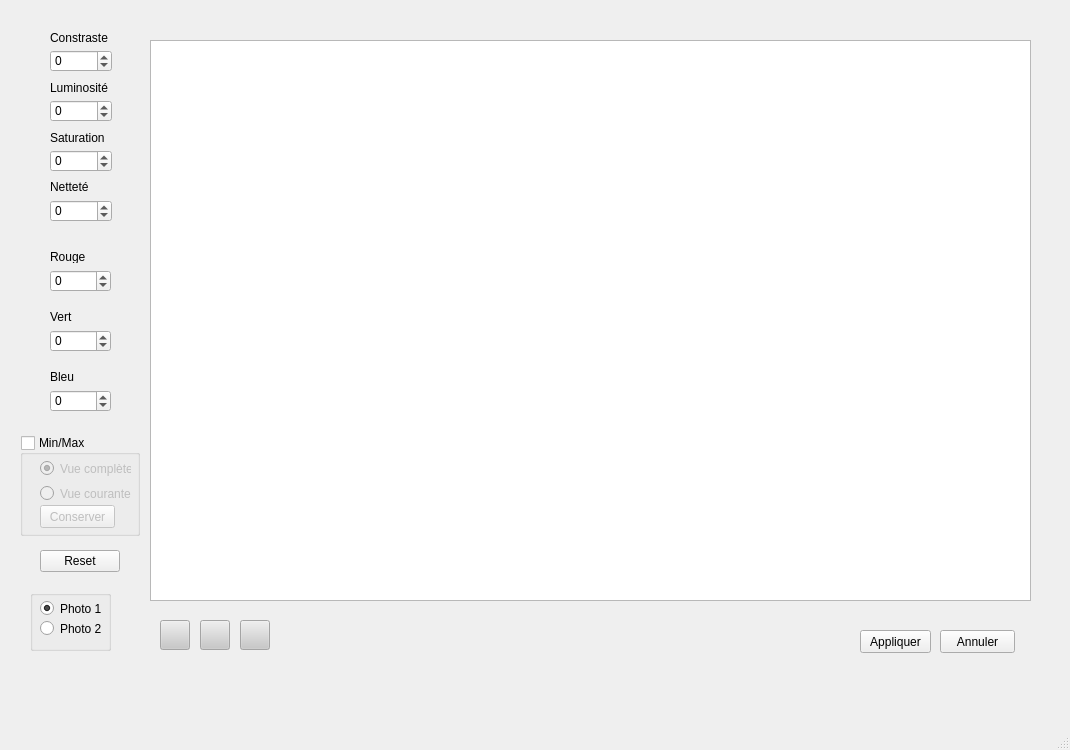
<?xml version="1.0" encoding="UTF-8"?>
<ui version="4.0">
 <class>enhanceWindow</class>
 <widget class="QMainWindow" name="enhanceWindow">
  <property name="geometry">
   <rect>
    <x>0</x>
    <y>0</y>
    <width>1070</width>
    <height>750</height>
   </rect>
  </property>
  <property name="windowTitle">
   <string>Rehaussement des couleurs</string>
  </property>
  <widget class="QWidget" name="centralwidget">
   <widget class="QGraphicsView" name="graphicsView">
    <property name="geometry">
     <rect>
      <x>150</x>
      <y>40</y>
      <width>881</width>
      <height>561</height>
     </rect>
    </property>
    <property name="verticalScrollBarPolicy">
     <enum>Qt::ScrollBarAlwaysOff</enum>
    </property>
    <property name="horizontalScrollBarPolicy">
     <enum>Qt::ScrollBarAlwaysOff</enum>
    </property>
   </widget>
   <widget class="QLabel" name="label">
    <property name="geometry">
     <rect>
      <x>50</x>
      <y>30</y>
      <width>61</width>
      <height>16</height>
     </rect>
    </property>
    <property name="text">
     <string>Constraste</string>
    </property>
   </widget>
   <widget class="QLabel" name="label_2">
    <property name="geometry">
     <rect>
      <x>50</x>
      <y>80</y>
      <width>71</width>
      <height>16</height>
     </rect>
    </property>
    <property name="text">
     <string>Luminosité</string>
    </property>
   </widget>
   <widget class="QLabel" name="label_3">
    <property name="geometry">
     <rect>
      <x>50</x>
      <y>130</y>
      <width>61</width>
      <height>16</height>
     </rect>
    </property>
    <property name="text">
     <string>Saturation</string>
    </property>
   </widget>
   <widget class="QSpinBox" name="spinBoxRed">
    <property name="geometry">
     <rect>
      <x>50</x>
      <y>270</y>
      <width>61</width>
      <height>22</height>
     </rect>
    </property>
    <property name="minimum">
     <number>-100</number>
    </property>
    <property name="maximum">
     <number>100</number>
    </property>
    <property name="singleStep">
     <number>5</number>
    </property>
   </widget>
   <widget class="QSpinBox" name="spinBoxGreen">
    <property name="geometry">
     <rect>
      <x>50</x>
      <y>330</y>
      <width>61</width>
      <height>22</height>
     </rect>
    </property>
    <property name="minimum">
     <number>-100</number>
    </property>
    <property name="maximum">
     <number>100</number>
    </property>
    <property name="singleStep">
     <number>5</number>
    </property>
   </widget>
   <widget class="QSpinBox" name="spinBoxBlue">
    <property name="geometry">
     <rect>
      <x>50</x>
      <y>390</y>
      <width>61</width>
      <height>22</height>
     </rect>
    </property>
    <property name="minimum">
     <number>-100</number>
    </property>
    <property name="maximum">
     <number>100</number>
    </property>
    <property name="singleStep">
     <number>5</number>
    </property>
   </widget>
   <widget class="QLabel" name="label_4">
    <property name="geometry">
     <rect>
      <x>50</x>
      <y>180</y>
      <width>47</width>
      <height>13</height>
     </rect>
    </property>
    <property name="text">
     <string>Netteté</string>
    </property>
   </widget>
   <widget class="QLabel" name="label_5">
    <property name="geometry">
     <rect>
      <x>50</x>
      <y>250</y>
      <width>47</width>
      <height>13</height>
     </rect>
    </property>
    <property name="text">
     <string>Rouge</string>
    </property>
   </widget>
   <widget class="QLabel" name="label_6">
    <property name="geometry">
     <rect>
      <x>50</x>
      <y>310</y>
      <width>47</width>
      <height>13</height>
     </rect>
    </property>
    <property name="text">
     <string>Vert</string>
    </property>
   </widget>
   <widget class="QLabel" name="label_7">
    <property name="geometry">
     <rect>
      <x>50</x>
      <y>370</y>
      <width>47</width>
      <height>13</height>
     </rect>
    </property>
    <property name="text">
     <string>Bleu</string>
    </property>
   </widget>
   <widget class="QDialogButtonBox" name="buttonBoxReset">
    <property name="geometry">
     <rect>
      <x>40</x>
      <y>550</y>
      <width>81</width>
      <height>23</height>
     </rect>
    </property>
    <property name="standardButtons">
     <set>QDialogButtonBox::Reset</set>
    </property>
   </widget>
   <widget class="QPushButton" name="applyButton">
    <property name="geometry">
     <rect>
      <x>860</x>
      <y>630</y>
      <width>71</width>
      <height>23</height>
     </rect>
    </property>
    <property name="text">
     <string>Appliquer</string>
    </property>
   </widget>
   <widget class="QSpinBox" name="spinBoxContrast">
    <property name="geometry">
     <rect>
      <x>50</x>
      <y>50</y>
      <width>62</width>
      <height>22</height>
     </rect>
    </property>
    <property name="minimum">
     <number>-100</number>
    </property>
    <property name="maximum">
     <number>100</number>
    </property>
    <property name="singleStep">
     <number>5</number>
    </property>
   </widget>
   <widget class="QSpinBox" name="spinBoxLuminosite">
    <property name="geometry">
     <rect>
      <x>50</x>
      <y>100</y>
      <width>62</width>
      <height>22</height>
     </rect>
    </property>
    <property name="minimum">
     <number>-100</number>
    </property>
    <property name="maximum">
     <number>100</number>
    </property>
    <property name="singleStep">
     <number>5</number>
    </property>
   </widget>
   <widget class="QSpinBox" name="spinBoxSaturation">
    <property name="geometry">
     <rect>
      <x>50</x>
      <y>150</y>
      <width>62</width>
      <height>22</height>
     </rect>
    </property>
    <property name="minimum">
     <number>-100</number>
    </property>
    <property name="maximum">
     <number>100</number>
    </property>
    <property name="singleStep">
     <number>5</number>
    </property>
   </widget>
   <widget class="QSpinBox" name="spinBoxNettete">
    <property name="geometry">
     <rect>
      <x>50</x>
      <y>200</y>
      <width>62</width>
      <height>22</height>
     </rect>
    </property>
    <property name="minimum">
     <number>-100</number>
    </property>
    <property name="maximum">
     <number>100</number>
    </property>
    <property name="singleStep">
     <number>5</number>
    </property>
   </widget>
   <widget class="QPushButton" name="zoomInButton">
    <property name="enabled">
     <bool>false</bool>
    </property>
    <property name="geometry">
     <rect>
      <x>160</x>
      <y>620</y>
      <width>30</width>
      <height>30</height>
     </rect>
    </property>
    <property name="styleSheet">
     <string notr="true">background-color:rgba(200, 200, 200);</string>
    </property>
    <property name="icon">
     <iconset resource="resources.qrc">
      <normaloff>:/Anaglyph/Icons/zoomIn.png</normaloff>:/Anaglyph/Icons/zoomIn.png</iconset>
    </property>
    <property name="iconSize">
     <size>
      <width>30</width>
      <height>30</height>
     </size>
    </property>
   </widget>
   <widget class="QPushButton" name="zoomOutButton">
    <property name="enabled">
     <bool>false</bool>
    </property>
    <property name="geometry">
     <rect>
      <x>200</x>
      <y>620</y>
      <width>30</width>
      <height>30</height>
     </rect>
    </property>
    <property name="styleSheet">
     <string notr="true">background-color:rgba(200, 200, 200);</string>
    </property>
    <property name="icon">
     <iconset resource="resources.qrc">
      <normaloff>:/Anaglyph/Icons/zoomOut.png</normaloff>:/Anaglyph/Icons/zoomOut.png</iconset>
    </property>
    <property name="iconSize">
     <size>
      <width>30</width>
      <height>30</height>
     </size>
    </property>
   </widget>
   <widget class="QPushButton" name="zoomPanButton">
    <property name="enabled">
     <bool>false</bool>
    </property>
    <property name="geometry">
     <rect>
      <x>240</x>
      <y>620</y>
      <width>30</width>
      <height>30</height>
     </rect>
    </property>
    <property name="styleSheet">
     <string notr="true">background-color:rgba(200, 200, 200);</string>
    </property>
    <property name="icon">
     <iconset resource="resources.qrc">
      <normaloff>:/Anaglyph/Icons/panOption.png</normaloff>:/Anaglyph/Icons/panOption.png</iconset>
    </property>
    <property name="iconSize">
     <size>
      <width>30</width>
      <height>30</height>
     </size>
    </property>
    <property name="checkable">
     <bool>true</bool>
    </property>
   </widget>
   <widget class="QGroupBox" name="groupBoxMinMax">
    <property name="enabled">
     <bool>true</bool>
    </property>
    <property name="geometry">
     <rect>
      <x>20</x>
      <y>435</y>
      <width>120</width>
      <height>101</height>
     </rect>
    </property>
    <property name="title">
     <string>Min/Max</string>
    </property>
    <property name="checkable">
     <bool>true</bool>
    </property>
    <property name="checked">
     <bool>false</bool>
    </property>
    <widget class="QRadioButton" name="radioButtonComplete">
     <property name="enabled">
      <bool>false</bool>
     </property>
     <property name="geometry">
      <rect>
       <x>20</x>
       <y>25</y>
       <width>91</width>
       <height>17</height>
      </rect>
     </property>
     <property name="text">
      <string>Vue complète</string>
     </property>
     <property name="checked">
      <bool>true</bool>
     </property>
    </widget>
    <widget class="QRadioButton" name="radioButtonCurrent">
     <property name="enabled">
      <bool>false</bool>
     </property>
     <property name="geometry">
      <rect>
       <x>20</x>
       <y>50</y>
       <width>91</width>
       <height>17</height>
      </rect>
     </property>
     <property name="text">
      <string>Vue courante</string>
     </property>
    </widget>
    <widget class="QPushButton" name="currentStatusButton">
     <property name="enabled">
      <bool>false</bool>
     </property>
     <property name="geometry">
      <rect>
       <x>20</x>
       <y>70</y>
       <width>75</width>
       <height>23</height>
      </rect>
     </property>
     <property name="text">
      <string>Conserver</string>
     </property>
    </widget>
   </widget>
   <widget class="QPushButton" name="cancelButton">
    <property name="geometry">
     <rect>
      <x>940</x>
      <y>630</y>
      <width>75</width>
      <height>23</height>
     </rect>
    </property>
    <property name="text">
     <string>Annuler</string>
    </property>
   </widget>
   <widget class="QGroupBox" name="groupBoxPicture">
    <property name="geometry">
     <rect>
      <x>30</x>
      <y>590</y>
      <width>81</width>
      <height>61</height>
     </rect>
    </property>
    <property name="title">
     <string/>
    </property>
    <widget class="QRadioButton" name="radioButtonPremiere">
     <property name="geometry">
      <rect>
       <x>10</x>
       <y>10</y>
       <width>82</width>
       <height>17</height>
      </rect>
     </property>
     <property name="text">
      <string>Photo 1</string>
     </property>
     <property name="checked">
      <bool>true</bool>
     </property>
    </widget>
    <widget class="QRadioButton" name="radioButtonDeuxieme">
     <property name="geometry">
      <rect>
       <x>10</x>
       <y>30</y>
       <width>82</width>
       <height>17</height>
      </rect>
     </property>
     <property name="text">
      <string>Photo 2</string>
     </property>
    </widget>
   </widget>
  </widget>
  <widget class="QMenuBar" name="menubar">
   <property name="geometry">
    <rect>
     <x>0</x>
     <y>0</y>
     <width>1070</width>
     <height>21</height>
    </rect>
   </property>
  </widget>
  <widget class="QStatusBar" name="statusbar"/>
 </widget>
 <resources>
  <include location="resources.qrc"/>
 </resources>
 <connections/>
</ui>
